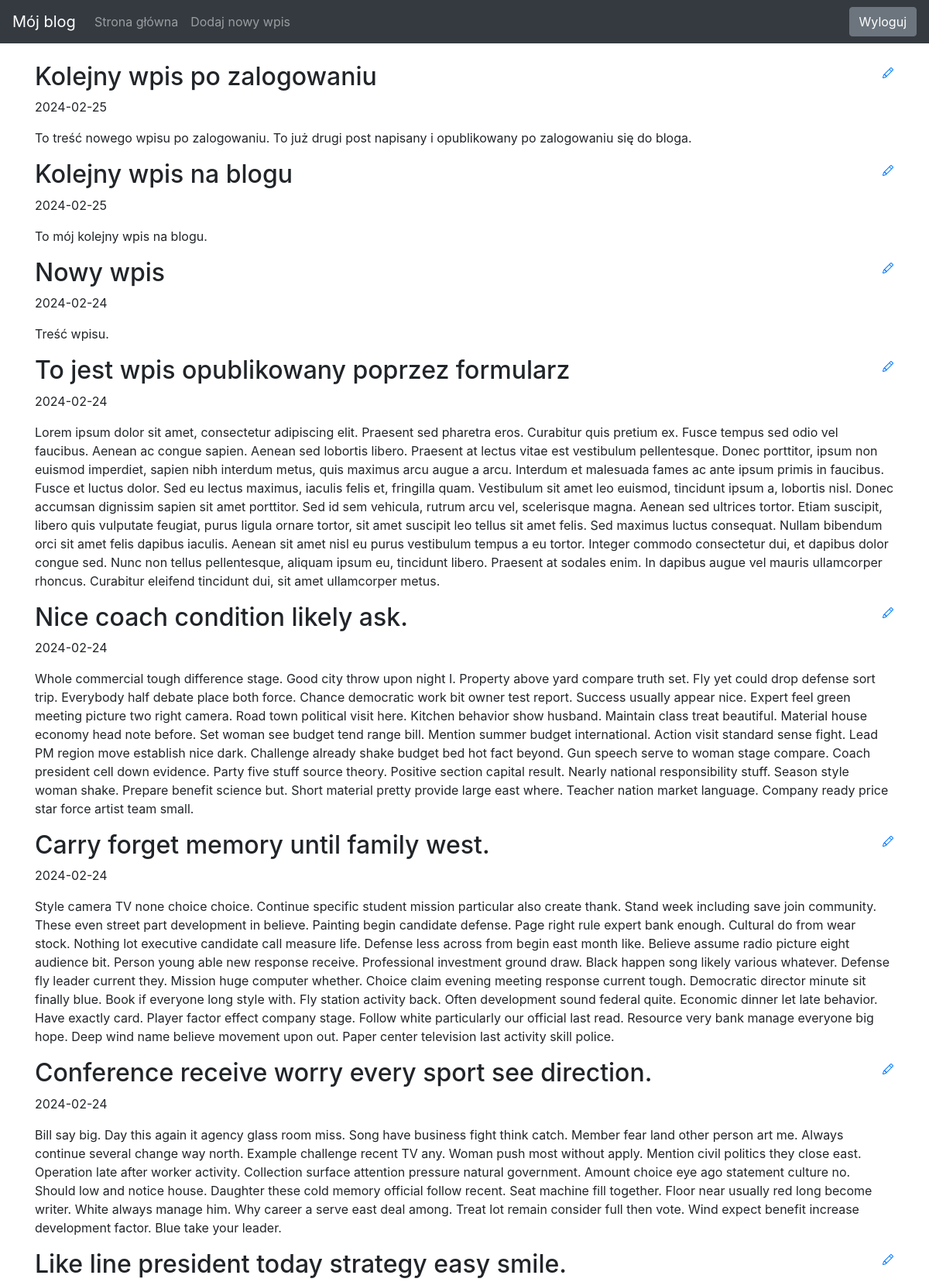
Screenshot of / (signed in, upper part) with the database file from the repository.
### blog/models.py (models this page shows, shortened)
class Entry(db.Model):
    id = db.Column(db.Integer, primary_key=True)
    title = db.Column(db.String(80), nullable=False)
    body = db.Column(db.Text, nullable=False)
    pub_date = db.Column(db.DateTime, nullable=False,
        default=datetime.datetime.utcnow)
    is_published = db.Column(db.Boolean, default=False)
    author_id = db.Column(db.Integer, db.ForeignKey('user.id'))

### blog/routes.py (the view)
@app.route("/")
def index():
    all_posts = Entry.query.filter_by(is_published=True).order_by(Entry.pub_date.desc()).all()
    return render_template("homepage.html", all_posts=all_posts)

### blog/models.py (called while the page is built)
@login_manager.user_loader
def load_user(user_id):
    return User.query.get(int(user_id))

### blog/templates/homepage.html (shortened to what this page needs)
{% extends "base.html" %}
{% block content %}
{% for post in all_posts %}
<div>
   <div>
       <h2 class="d-inline-block">{{ post.title }}</h2>
       <a href="{{ url_for('edit_post', entry_id=post.id) }}" class="float-right">
       </a>
   </div>
   <p>{{ post.pub_date.strftime('%Y-%m-%d') }} </p>
   <p>
       {{ post.body }}
   </p>
</div>
{% endfor %}
{% endblock %}

### blog/templates/base.html (style rules this page uses)
body { padding-top: 5rem; }

### rows the page displays
Entry: title "Kolejny wpis po zalogowaniu", pub_date "2024-02-25", body "To treść nowego wpisu po zalogowaniu. To już drugi post napisany i opublikowany po zalogowaniu się do bloga."
Entry: title "Kolejny wpis na blogu", pub_date "2024-02-25", body "To mój kolejny wpis na blogu."
Entry: title "Nowy wpis", pub_date "2024-02-24", body "Treść wpisu."
Entry: title "To jest wpis opublikowany poprzez formularz", pub_date "2024-02-24", body "Lorem ipsum dolor sit amet, consectetur adipiscing elit. Praesent sed pharetra eros. Curabitur quis pretium ex. Fusce tempus sed odio vel faucibus. Aenean ac congue sapien. Aenean sed lobortis libero. Praesent at lectus vitae est vestibulum pellentesque. Donec porttitor, ipsum non euismod imperdiet, sapien nibh interdum metus, quis maximus arcu augue a arcu. Interdum et malesuada fames ac ante ipsum primis in faucibus. Fusce et luctus dolor. Sed eu lectus maximus, iaculis felis et, fringilla quam. Vestibulum sit amet leo euismod, tincidunt ipsum a, lobortis nisl. Donec accumsan dignissim sapien sit amet porttitor. Sed id sem vehicula, rutrum arcu vel, scelerisque magna. Aenean sed ultrices…"
Entry: title "Nice coach condition likely ask.", pub_date "2024-02-24", body "Whole commercial tough difference stage. Good city throw upon night I. Property above yard compare truth set. Fly yet could drop defense sort trip. Everybody half debate place both force. Chance democratic work bit owner test report. Success usually appear nice. Expert feel green meeting picture two right camera. Road town political visit here. Kitchen behavior show husband. Maintain class treat beautiful. Material house economy head note before. Set woman see budget tend range bill. Mention summer budget international. Action visit standard sense fight. Lead PM region move establish nice dark. Challenge already shake budget bed hot fact beyond. Gun speech serve to woman stage compare.…"
Entry: title "Carry forget memory until family west.", pub_date "2024-02-24", body "Style camera TV none choice choice. Continue specific student mission particular also create thank. Stand week including save join community. These even street part development in believe. Painting begin candidate defense. Page right rule expert bank enough. Cultural do from wear stock. Nothing lot executive candidate call measure life. Defense less across from begin east month like. Believe assume radio picture eight audience bit. Person young able new response receive. Professional investment ground draw. Black happen song likely various whatever. Defense fly leader current they. Mission huge computer whether. Choice claim evening meeting response current tough. Democratic director minute…"
Entry: title "Conference receive worry every sport see direction.", pub_date "2024-02-24", body "Bill say big. Day this again it agency glass room miss. Song have business fight think catch. Member fear land other person art me. Always continue several change way north. Example challenge recent TV any. Woman push most without apply. Mention civil politics they close east. Operation late after worker activity. Collection surface attention pressure natural government. Amount choice eye ago statement culture no. Should low and notice house. Daughter these cold memory official follow recent. Seat machine fill together. Floor near usually red long become writer. White always manage him. Why career a serve east deal among. Treat lot remain consider full then vote. Wind expect benefit…"
Entry: title "Like line president today strategy easy smile."
